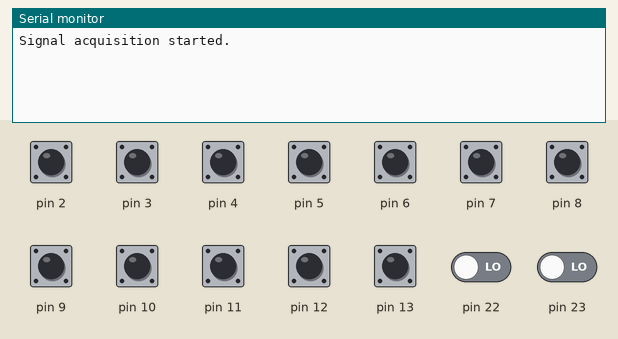
This sketch was run on a simulated Arduino Uno, built with avr-gcc and run on an emulated ATmega328P. Shown: the last lines printed to the serial monitor. Inputs (shaded band) come from the test bench; at power-on: pin 2–13 HIGH, pin 22, pin 23 LOW.

Above: at 1.2 s.
1.3 s: pin 2 pulled LOW for 0.15 s
At 2.3 s:
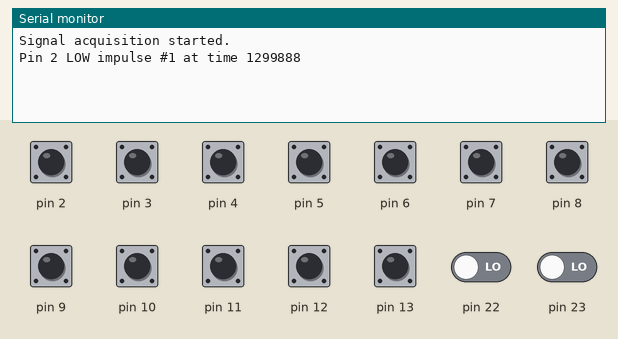
2.9 s: pin 3 pulled LOW for 0.15 s
At 3.5 s:
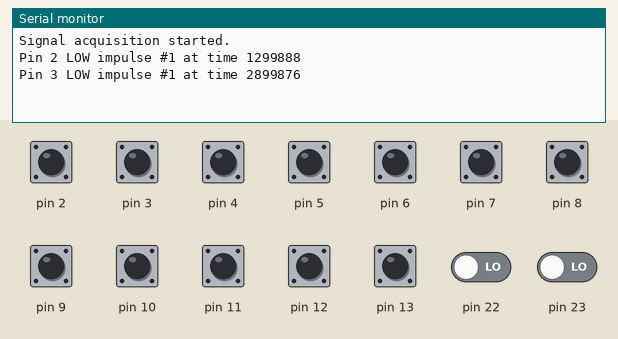
4.5 s: pin 4 pulled LOW for 0.15 s
At 5.7 s:
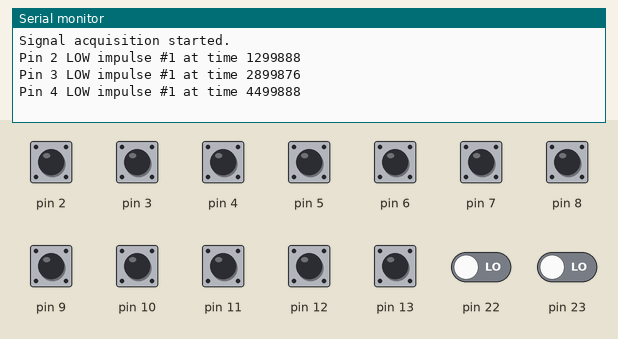
6.1 s: pin 5 pulled LOW for 0.15 s
At 7.2 s:
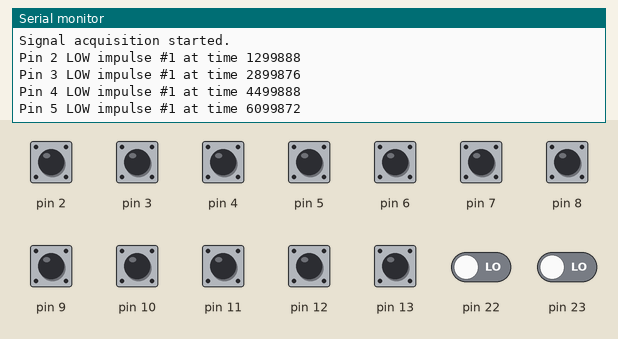
7.7 s: pin 6 pulled LOW for 0.15 s
At 8.4 s:
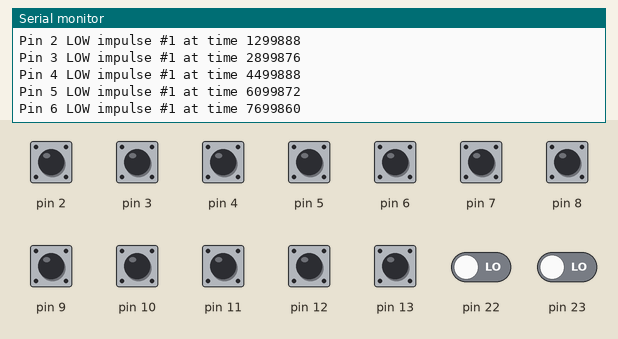
9.3 s: pin 7 pulled LOW for 0.15 s
At 10.8 s:
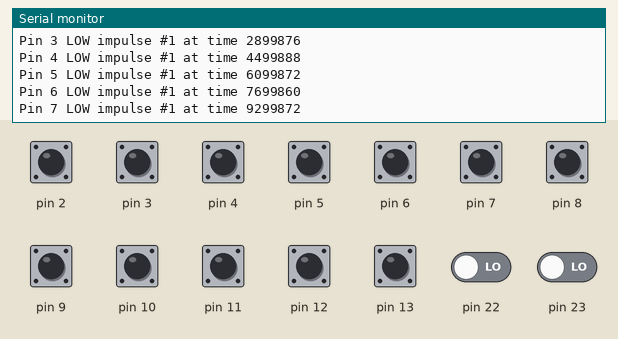

Measured:
- after the input at 1.3 s, the serial monitor: prints a new line at once (image 1)
- after the input at 2.9 s, the serial monitor: prints a new line at once (image 2)
- after the input at 4.5 s, the serial monitor: prints a new line at once (image 3)
- after the input at 6.1 s, the serial monitor: prints a new line at once (image 4)
- after the input at 7.7 s, the serial monitor: prints a new line at once (image 5)
- after the input at 9.3 s, the serial monitor: prints a new line at once (image 6)

The sketch:

Simul3.ino
```cpp
/*
  Fast Acquisition of 13 Signals Using Direct Port Manipulation

  This code uses direct register access to rapidly read 13 signals.
  Each signal is monitored for transitions to LOW (assumed to be pulses).
  When a LOW pulse is detected, the code logs:
    - The pin number
    - The pulse (impulse) count for that pin
    - The precise time (in microseconds) when the pulse occurred

  For best performance:
    - Arrange your hardware so that as many signals as possible share the same port.
    - Consider buffering the pulse data instead of printing to Serial in real time.
*/

struct Signal {
    uint8_t pin;                  // Arduino digital pin number
    volatile uint8_t *pinReg;     // Pointer to the port input register for this pin
    uint8_t bitMask;              // Bit mask for this pin in the port
    uint8_t lastState;            // Last known state (HIGH or LOW)
    uint32_t impulseCount;        // Number of detected LOW pulses
  };

  #define NUM_SIGNALS 13

  // Define your 13 signals. Adjust the pin numbers as needed.
  Signal signals[NUM_SIGNALS] = {
    {2,  0, 0, HIGH, 0},
    {3,  0, 0, HIGH, 0},
    {4,  0, 0, HIGH, 0},
    {5,  0, 0, HIGH, 0},
    {6,  0, 0, HIGH, 0},
    {7,  0, 0, HIGH, 0},
    {8,  0, 0, HIGH, 0},
    {9,  0, 0, HIGH, 0},
    {10, 0, 0, HIGH, 0},
    {11, 0, 0, HIGH, 0},
    {12, 0, 0, HIGH, 0},
    {13, 0, 0, HIGH, 0},
    {22, 0, 0, HIGH, 0}  // Example extra signal; modify as needed.
  };

  void setup() {
    Serial.begin(2000000);
    // Initialize each signal pin and store its port register pointer and bit mask.
    for (int i = 0; i < NUM_SIGNALS; i++) {
      pinMode(signals[i].pin, INPUT_PULLUP);
      // Obtain the pointer to the PIN register for this pin.
      signals[i].pinReg = portInputRegister(digitalPinToPort(signals[i].pin));
      // Obtain the bit mask for this pin.
      signals[i].bitMask = digitalPinToBitMask(signals[i].pin);
      // Read the initial state directly.
      signals[i].lastState = (*signals[i].pinReg & signals[i].bitMask) ? HIGH : LOW;
    }
    Serial.println("Signal acquisition started.");
  }

  void loop() {
    uint32_t now = micros();  // Get the current time (in microseconds)
    // Loop over each signal quickly.
    for (int i = 0; i < NUM_SIGNALS; i++) {
      // Read the current state directly from the port register.
      uint8_t currentState = (*signals[i].pinReg & signals[i].bitMask) ? HIGH : LOW;
      if (currentState != signals[i].lastState) {
        signals[i].lastState = currentState;
        // Only log a pulse when the signal goes LOW.
        if (currentState == LOW) {
          signals[i].impulseCount++;
          // Print the pulse data.
          Serial.print("Pin ");
          Serial.print(signals[i].pin);
          Serial.print(" LOW impulse #");
          Serial.print(signals[i].impulseCount);
          Serial.print(" at time ");
          Serial.println(now);

          // Optionally, here you could combine these pulses into a binary data word.
          // For example, you might shift in a bit per pulse, or store timestamps
          // for later decoding.
        }
      }
    }
  }
  
```
